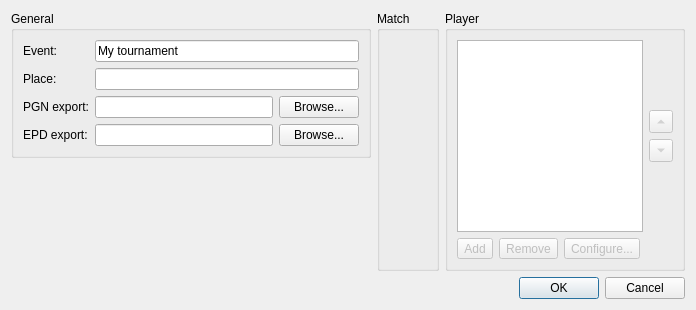
<?xml version="1.0" encoding="UTF-8"?>
<ui version="4.0">
 <class>NewTournamentDialog</class>
 <widget class="QDialog" name="NewTournamentDialog">
  <property name="geometry">
   <rect>
    <x>0</x>
    <y>0</y>
    <width>572</width>
    <height>204</height>
   </rect>
  </property>
  <property name="windowTitle">
   <string>New Tournament</string>
  </property>
  <layout class="QVBoxLayout" name="verticalLayout">
   <property name="sizeConstraint">
    <enum>QLayout::SetFixedSize</enum>
   </property>
   <item>
    <layout class="QHBoxLayout" name="horizontalLayout_7" stretch="3,0,2">
     <item>
      <layout class="QVBoxLayout" name="verticalLayout_5" stretch="0,0,0">
       <item>
        <widget class="QGroupBox" name="groupBox_3">
         <property name="title">
          <string>General</string>
         </property>
         <layout class="QFormLayout" name="formLayout_2">
          <item row="0" column="0">
           <widget class="QLabel" name="label_3">
            <property name="text">
             <string>Event:</string>
            </property>
            <property name="buddy">
             <cstring>m_nameEdit</cstring>
            </property>
           </widget>
          </item>
          <item row="0" column="1">
           <widget class="QLineEdit" name="m_nameEdit">
            <property name="text">
             <string>My tournament</string>
            </property>
            <property name="maxLength">
             <number>127</number>
            </property>
           </widget>
          </item>
          <item row="1" column="0">
           <widget class="QLabel" name="label_4">
            <property name="text">
             <string>Place:</string>
            </property>
            <property name="buddy">
             <cstring>m_siteEdit</cstring>
            </property>
           </widget>
          </item>
          <item row="1" column="1">
           <widget class="QLineEdit" name="m_siteEdit">
            <property name="maxLength">
             <number>127</number>
            </property>
           </widget>
          </item>
          <item row="2" column="0">
           <widget class="QLabel" name="label_5">
            <property name="text">
             <string>PGN export:</string>
            </property>
            <property name="buddy">
             <cstring>m_pgnoutEdit</cstring>
            </property>
           </widget>
          </item>
          <item row="2" column="1">
           <layout class="QHBoxLayout" name="horizontalLayout_2">
            <item>
             <widget class="QLineEdit" name="m_pgnoutEdit">
              <property name="sizePolicy">
               <sizepolicy hsizetype="Expanding" vsizetype="Fixed">
                <horstretch>0</horstretch>
                <verstretch>0</verstretch>
               </sizepolicy>
              </property>
              <property name="text">
               <string/>
              </property>
             </widget>
            </item>
            <item>
             <widget class="QPushButton" name="m_browsePgnoutBtn">
              <property name="sizePolicy">
               <sizepolicy hsizetype="Minimum" vsizetype="Fixed">
                <horstretch>0</horstretch>
                <verstretch>0</verstretch>
               </sizepolicy>
              </property>
              <property name="text">
               <string>Browse...</string>
              </property>
             </widget>
            </item>
           </layout>
          </item>
          <item row="3" column="0">
           <widget class="QLabel" name="label">
            <property name="text">
             <string>EPD export:</string>
            </property>
           </widget>
          </item>
          <item row="3" column="1">
           <layout class="QHBoxLayout" name="horizontalLayout">
            <property name="bottomMargin">
             <number>0</number>
            </property>
            <item>
             <widget class="QLineEdit" name="m_epdoutEdit"/>
            </item>
            <item>
             <widget class="QPushButton" name="m_browseEpdoutBtn">
              <property name="text">
               <string>Browse...</string>
              </property>
             </widget>
            </item>
           </layout>
          </item>
         </layout>
        </widget>
       </item>
       <item>
        <widget class="TournamentSettingsWidget" name="m_tournamentSettings" native="true"/>
       </item>
       <item>
        <spacer name="verticalSpacer_3">
         <property name="orientation">
          <enum>Qt::Vertical</enum>
         </property>
         <property name="sizeHint" stdset="0">
          <size>
           <width>20</width>
           <height>40</height>
          </size>
         </property>
        </spacer>
       </item>
      </layout>
     </item>
     <item>
      <widget class="QGroupBox" name="groupBox_6">
       <property name="title">
        <string>Match</string>
       </property>
       <layout class="QVBoxLayout" name="verticalLayout_6">
        <item>
         <widget class="GameSettingsWidget" name="m_gameSettings" native="true"/>
        </item>
       </layout>
      </widget>
     </item>
     <item>
      <layout class="QVBoxLayout" name="verticalLayout_4">
       <item>
        <widget class="QGroupBox" name="groupBox">
         <property name="autoFillBackground">
          <bool>false</bool>
         </property>
         <property name="title">
          <string>Player</string>
         </property>
         <property name="flat">
          <bool>false</bool>
         </property>
         <property name="checkable">
          <bool>false</bool>
         </property>
         <layout class="QVBoxLayout" name="verticalLayout_2">
          <item>
           <layout class="QHBoxLayout" name="horizontalLayout_4">
            <item>
             <widget class="QListView" name="m_playersList">
              <property name="minimumSize">
               <size>
                <width>140</width>
                <height>0</height>
               </size>
              </property>
              <property name="selectionMode">
               <enum>QAbstractItemView::ExtendedSelection</enum>
              </property>
              <property name="selectionBehavior">
               <enum>QAbstractItemView::SelectRows</enum>
              </property>
             </widget>
            </item>
            <item>
             <layout class="QVBoxLayout" name="verticalLayout_3">
              <item>
               <spacer name="verticalSpacer">
                <property name="orientation">
                 <enum>Qt::Vertical</enum>
                </property>
                <property name="sizeHint" stdset="0">
                 <size>
                  <width>20</width>
                  <height>40</height>
                 </size>
                </property>
               </spacer>
              </item>
              <item>
               <widget class="QToolButton" name="m_moveEngineUpBtn">
                <property name="enabled">
                 <bool>false</bool>
                </property>
                <property name="text">
                 <string/>
                </property>
                <property name="arrowType">
                 <enum>Qt::UpArrow</enum>
                </property>
               </widget>
              </item>
              <item>
               <widget class="QToolButton" name="m_moveEngineDownBtn">
                <property name="enabled">
                 <bool>false</bool>
                </property>
                <property name="text">
                 <string/>
                </property>
                <property name="arrowType">
                 <enum>Qt::DownArrow</enum>
                </property>
               </widget>
              </item>
              <item>
               <spacer name="verticalSpacer_2">
                <property name="orientation">
                 <enum>Qt::Vertical</enum>
                </property>
                <property name="sizeHint" stdset="0">
                 <size>
                  <width>20</width>
                  <height>40</height>
                 </size>
                </property>
               </spacer>
              </item>
             </layout>
            </item>
           </layout>
          </item>
          <item>
           <layout class="QHBoxLayout" name="horizontalLayout_3">
            <item>
             <widget class="QToolButton" name="m_addEngineBtn">
              <property name="enabled">
               <bool>false</bool>
              </property>
              <property name="sizePolicy">
               <sizepolicy hsizetype="Fixed" vsizetype="Fixed">
                <horstretch>0</horstretch>
                <verstretch>0</verstretch>
               </sizepolicy>
              </property>
              <property name="text">
               <string>Add</string>
              </property>
              <property name="icon">
               <iconset resource="../res/icons/icons.qrc">
                <normaloff>:/icons/toolbutton/add-16x16.png</normaloff>:/icons/toolbutton/add-16x16.png</iconset>
              </property>
             </widget>
            </item>
            <item>
             <widget class="QToolButton" name="m_removeEngineBtn">
              <property name="enabled">
               <bool>false</bool>
              </property>
              <property name="text">
               <string>Remove</string>
              </property>
              <property name="icon">
               <iconset resource="../res/icons/icons.qrc">
                <normaloff>:/icons/toolbutton/remove-16x16.png</normaloff>:/icons/toolbutton/remove-16x16.png</iconset>
              </property>
              <property name="toolButtonStyle">
               <enum>Qt::ToolButtonIconOnly</enum>
              </property>
             </widget>
            </item>
            <item>
             <widget class="QToolButton" name="m_configureEngineBtn">
              <property name="enabled">
               <bool>false</bool>
              </property>
              <property name="text">
               <string>Configure...</string>
              </property>
              <property name="icon">
               <iconset resource="../res/icons/icons.qrc">
                <normaloff>:/icons/toolbutton/configure-16x16.png</normaloff>:/icons/toolbutton/configure-16x16.png</iconset>
              </property>
             </widget>
            </item>
            <item>
             <spacer name="horizontalSpacer">
              <property name="orientation">
               <enum>Qt::Horizontal</enum>
              </property>
              <property name="sizeHint" stdset="0">
               <size>
                <width>40</width>
                <height>20</height>
               </size>
              </property>
             </spacer>
            </item>
           </layout>
          </item>
         </layout>
        </widget>
       </item>
      </layout>
     </item>
    </layout>
   </item>
   <item>
    <widget class="QDialogButtonBox" name="buttonBox">
     <property name="enabled">
      <bool>true</bool>
     </property>
     <property name="orientation">
      <enum>Qt::Horizontal</enum>
     </property>
     <property name="standardButtons">
      <set>QDialogButtonBox::Cancel|QDialogButtonBox::Ok</set>
     </property>
    </widget>
   </item>
  </layout>
 </widget>
 <customwidgets>
  <customwidget>
   <class>GameSettingsWidget</class>
   <extends>QWidget</extends>
   <header>src/gamesettingswidget.h</header>
   <container>1</container>
  </customwidget>
  <customwidget>
   <class>TournamentSettingsWidget</class>
   <extends>QWidget</extends>
   <header>src/tournamentsettingswidget.h</header>
   <container>1</container>
  </customwidget>
 </customwidgets>
 <resources>
  <include location="../res/icons/icons.qrc"/>
 </resources>
 <connections>
  <connection>
   <sender>buttonBox</sender>
   <signal>accepted()</signal>
   <receiver>NewTournamentDialog</receiver>
   <slot>accept()</slot>
   <hints>
    <hint type="sourcelabel">
     <x>248</x>
     <y>254</y>
    </hint>
    <hint type="destinationlabel">
     <x>157</x>
     <y>274</y>
    </hint>
   </hints>
  </connection>
  <connection>
   <sender>buttonBox</sender>
   <signal>rejected()</signal>
   <receiver>NewTournamentDialog</receiver>
   <slot>reject()</slot>
   <hints>
    <hint type="sourcelabel">
     <x>316</x>
     <y>260</y>
    </hint>
    <hint type="destinationlabel">
     <x>286</x>
     <y>274</y>
    </hint>
   </hints>
  </connection>
 </connections>
</ui>
